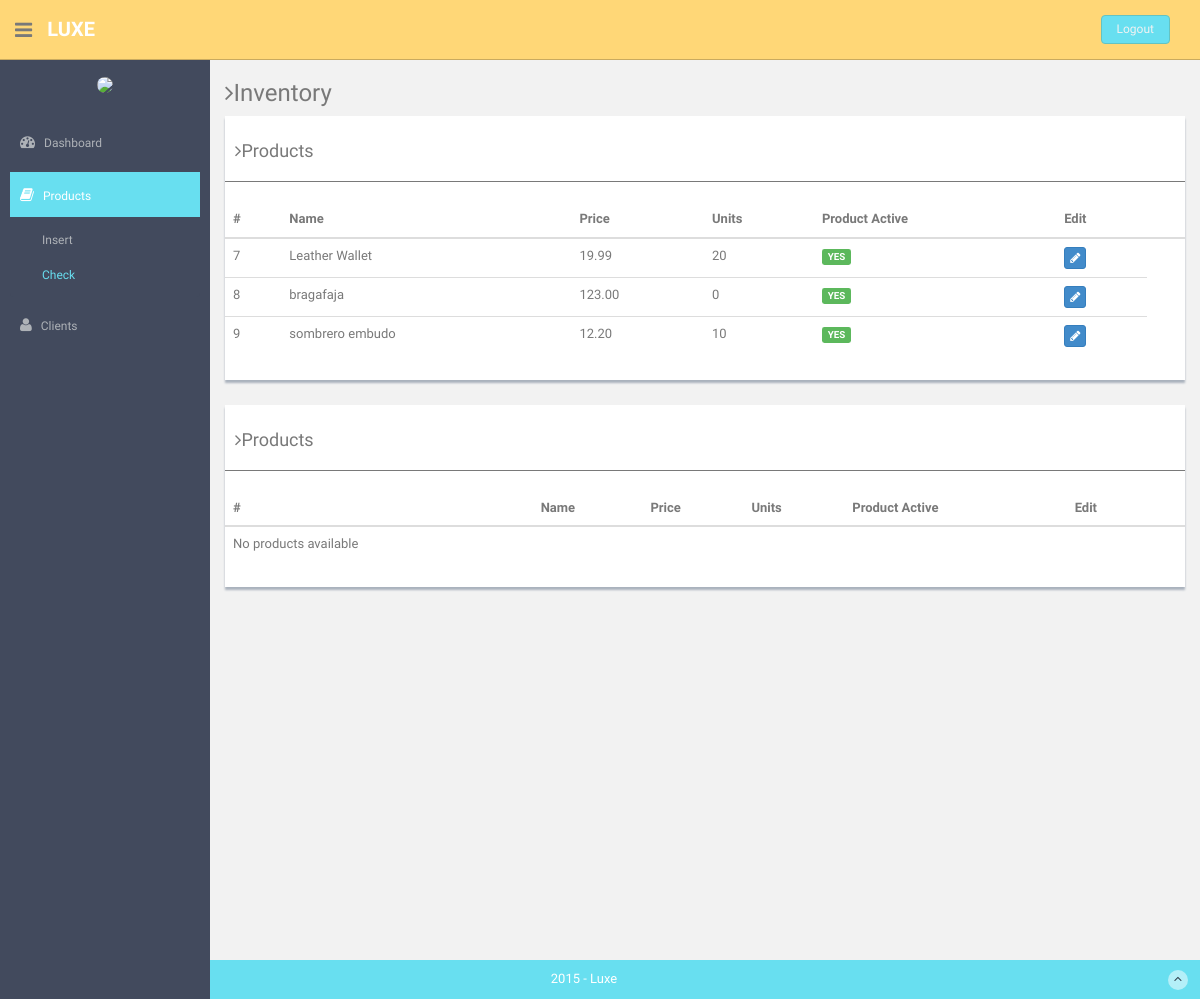
The page /inventory.php (signed in) on the database its author committed.
### tables this page shows
CREATE TABLE IF NOT EXISTS `Products` (
`ProdId` int(4) NOT NULL,
  `ProdName` varchar(20) NOT NULL,
  `ProdPrice` decimal(6,2) NOT NULL,
  `ProdUnits` int(2) NOT NULL,
  `ProdActive` enum('YES','NO') NOT NULL DEFAULT 'YES'
);

### functions.php (called while the page is built, shortened)
<?php
	function viewActiveProducts(){
	      $db = Database::connect();
	      $db->setAttribute(PDO::ATTR_ERRMODE, PDO::ERRMODE_EXCEPTION);
	      $stmt = $db->query('select * from Products where ProdActive = "YES";');
         return $stmt;
	}
	function viewNonActiveProducts(){
	      $db = Database::connect();
	      $db->setAttribute(PDO::ATTR_ERRMODE, PDO::ERRMODE_EXCEPTION);
	      $stmt = $db->query('select * from Products where ProdActive = "NO";');
         return $stmt;
	}
?>

### inventory.php (the view, shortened to what this page needs)
<?php require_once 'functions.php';?>
<!DOCTYPE html>
<html lang="en">
  <head>
    <link href="assets/css/bootstrap.css" rel="stylesheet">
    <link href="assets/font-awesome/css/font-awesome.css" rel="stylesheet" />
    <link href="assets/css/style.css" rel="stylesheet">
    <link href="assets/css/style-responsive.css" rel="stylesheet">
  </head>
  <body>
  <section id="container" >
      <header class="header black-bg">
              <div class="sidebar-toggle-box">
                  <div class="fa fa-bars tooltips" data-placement="right" data-original-title="Toggle Navigation"></div>
              </div>
            <a href="index.php" class="logo"><b>Luxe</b></a>
            <div class="top-menu">
            	<ul class="nav pull-right top-menu">
                    <li><a class="logout" href="login.php">Logout</a></li>
            	</ul>
            </div>
        </header>
      <aside>
          <div id="sidebar"  class="nav-collapse ">
              <ul class="sidebar-menu" id="nav-accordion">
              	  <p class="centered"><img src="assets/img/ui-juan.jpg" class="img-circle" width="60"></p>
                  <li class="mt">
                      <a href="index.php">
                          <i class="fa fa-dashboard"></i>
                          <span>Dashboard</span>
                      </a>
                  </li>
                  <li class="sub-menu">
                      <a class="active" href="javascript:;" >
                          <i class="fa fa-book"></i>
                          <span>Products</span>
                      </a>
                      <ul class="sub">
                          <li><a href="formInventory.php">Insert</a></li>
                          <li class="active"><a href="inventory.php">Check</a></li>
                      </ul>
                  </li>
                  <li class="sub-menu">
                      <a id="products" href="javascript:;" >
                          <i class="fa fa-user"></i>
                          <span>Clients</span>
                      </a>
                  </li>
              </ul>
          </div>
      </aside>
      <section id="main-content">
          <section class="wrapper site-min-height">
          	<h3><i class="fa fa-angle-right"></i>Inventory</h3>
          	<div class="row">
          		<div class="col-md-12">
	                  	  <div class="content-panel">
	                  	  	  <h4><i class="fa fa-angle-right"></i>Products</h4>
	                  	  	  <hr>
		                      <table class="table table-hover">
                              <thead>
                                 <tr>
                                    <th>#</th>
                                    <th>Name</th>
                                    <th>Price</th>
                                    <th>Units</th>
												<th>Product Active</th>
												<th>Edit</th>
												<th></th>
                                 </tr>
                              </thead>
                              <tbody>
                                 <?php
                                    $results = viewActiveProducts();
                                    if($results -> rowCount()<=0){
                                       echo '<tr><td>No products available</td></tr>';
                                    }else{
                                       foreach ($results as $row) {
                                          echo '<tr>';
                                          echo '<td>'. $row['ProdId'] . '</td>';
                                          echo '<td>'. $row['ProdName'].'</td>';
                                          echo '<td>'. $row['ProdPrice'].'</td>';
                                          echo '<td>'. $row['ProdUnits'].'</td>';
														echo '<td><span class="label label-success">'.$row['ProdActive'].'</span></td>';
                                          echo '<td>
                                               <a href="editProduct.php?id='.$row['ProdId'].'" class="btn btn-primary btn-xs"><i class="fa fa-pencil"></i></a>
                                               </td>';
                                          echo '</tr>';
                                       }
                                    }
                                 ?>
                              </tbody>
                            </table>
	                  	  </div>
	                  </div>
		          		<div class="col-md-12 mt">
			                  	  <div class="content-panel">
			                  	  	  <h4><i class="fa fa-angle-right"></i>Products</h4>
			                  	  	  <hr>
				                      <table class="table">
		                              <thead>
		                                 <tr>
		                                    <th>#</th>
		                                    <th>Name</th>
		                                    <th>Price</th>
		                                    <th>Units</th>
														<th>Product Active</th>
														<th>Edit</th>
														<th></th>
		                                 </tr>
		                              </thead>
		                              <tbody>
		                                 <?php
		                                    $results = viewNonActiveProducts();
		                                    if($results -> rowCount()<=0){
		                                       echo '<tr><td>No products available</td></tr>';
		                                    }
		                                 ?>
		                              </tbody>
		                            </table>
			                  	  </div>
			                  </div>
          	</div>
		</section>
      </section>
      <footer class="site-footer">
          <div class="text-center">
              2015 - Luxe
              <a href="inventory.php#" class="go-top">
                  <i class="fa fa-angle-up"></i>
              </a>
          </div>
      </footer>
  </section>
  </body>
</html>

### assets/css/style.css (style rules this page uses)
body { color: #797979; background: #f2f2f2; font-family: 'Ruda', sans-serif; padding: 0px !important; margin: 0px !important; font-size:13px; }
ul li { list-style: none; }
a, a:hover, a:focus { text-decoration: none; outline: none; }
#container { width: 100%; height: 100%; }
hr { margin-top: 20px; margin-bottom: 20px; border: 0; border-top: 1px solid #797979; }
.centered { text-align: center; }
.mt { margin-top: 25px; }
ul.top-menu > li > .logout { color: #f2f2f2; font-size: 12px; border-radius: 4px; -webkit-border-radius: 4px; border: 1px solid #64c3c2 !important; padding: 5px 15px; margin-right: 15px; background: #68dff0; margin-top: 15px; }
#sidebar { width: 210px; height: 100%; position: fixed; background: #424a5d; }
#sidebar ul li { position: relative; }
#sidebar .sub-menu > .sub li { padding-left: 32px; }
#sidebar .sub-menu > .sub li:last-child { padding-bottom: 10px; }
ul.sidebar-menu , ul.sidebar-menu li ul.sub { margin: -2px 0 0; padding: 0; }
ul.sidebar-menu { margin-top: 75px; }
#sidebar > ul > li > ul.sub { display: none; }
#sidebar > ul > li.active > ul.sub, #sidebar > ul > li > ul.sub > li > a { display: block; }
ul.sidebar-menu li ul.sub li { background: #424a5d; margin-bottom: 0; margin-left: 0; margin-right: 0; }
ul.sidebar-menu li ul.sub li:last-child { border-radius: 0 0 4px 4px; -webkit-border-radius: 0 0 4px 4px; }
ul.sidebar-menu li ul.sub li a { font-size: 12px; padding: 6px 0; line-height: 35px; height: 35px; -webkit-transition: all 0.3s ease; -moz-transition: all 0.3s ease; -o-transition: all 0.3s ease; -ms-transition: all 0.3s ease; transition: all 0.3s ease; color: #aeb2b7; }
ul.sidebar-menu li ul.sub li.active a { color: #68dff0; -webkit-transition: all 0.3s ease; -moz-transition: all 0.3s ease; -o-transition: all 0.3s ease; -ms-transition: all 0.3s ease; transition: all 0.3s ease; display: block; }
ul.sidebar-menu li { margin-bottom: 5px; margin-left:10px; margin-right:10px; }
ul.sidebar-menu li.sub-menu { line-height: 15px; }
ul.sidebar-menu li a span { display: inline-block; }
ul.sidebar-menu li a { color: #aeb2b7; text-decoration: none; display: block; padding: 15px 0 15px 10px; font-size: 12px; outline: none; -webkit-transition: all 0.3s ease; -moz-transition: all 0.3s ease; -o-transition: all 0.3s ease; -ms-transition: all 0.3s ease; transition: all 0.3s ease; }
ul.sidebar-menu li a.active, ul.sidebar-menu li a:hover, ul.sidebar-menu li a:focus { background: #68dff0; color: #fff; display: block; -webkit-transition: all 0.3s ease; -moz-transition: all 0.3s ease; -o-transition: all 0.3s ease; -ms-transition: all 0.3s ease; transition: all 0.3s ease; }
ul.sidebar-menu li a i { font-size: 15px; padding-right: 6px; }
ul.sidebar-menu li a.active i { color: #fff; }
#main-content { margin-left: 210px; }
.header, .footer { min-height: 60px; padding: 0 15px; }
.header { position: fixed; left: 0; right: 0; z-index: 1002; }
.black-bg { background: #ffd777; border-bottom: 1px solid #c9aa5f; }
.wrapper { display: inline-block; margin-top: 60px; padding-left: 15px; padding-right: 15px; padding-bottom: 15px; padding-top: 0px; width: 100%; }
a.logo { font-size: 20px; color: #ffffff; float: left; margin-top: 15px; text-transform: uppercase; }
a.logo b { font-weight: 900; }
#top_menu .nav > li, ul.top-menu > li { float: left; }
ul.top-menu > li > a { color: #666666; font-size: 16px; border-radius: 4px; -webkit-border-radius: 4px; border:1px solid #666666 !important; padding: 2px 6px; margin-right: 15px; }
.sidebar-toggle-box { float: left; padding-right: 15px; margin-top: 20px; }
.sidebar-toggle-box .fa-bars { cursor: pointer; display: inline-block; font-size: 20px; }
.content-panel { background: #ffffff; box-shadow: 0px 3px 2px #aab2bd; padding-top: 15px; padding-bottom: 5px; }
.content-panel h4 { margin-left: 10px; }
.site-footer { background: #68dff0; color: #fff; padding: 10px 0; }
.go-top { margin-right: 1%; float: right; background: rgba(255,255,255,.5); width: 20px; height: 20px; border-radius: 50%; -webkit-border-radius: 50%; }
.go-top i { color: #2A3542; }
.site-min-height { min-height: 900px; }

### rows shown on the page
products: ProdId "7", ProdName "Leather Wallet", ProdPrice "19.99", ProdUnits "20", ProdActive "YES"
products: ProdId "8", ProdName "bragafaja", ProdPrice "123.00", ProdUnits "0", ProdActive "YES"
products: ProdId "9", ProdName "sombrero embudo", ProdPrice "12.20", ProdUnits "10", ProdActive "YES"
